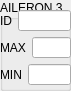
                        <widget class="QGroupBox" name="groupBox_13">
                            <property name="geometry">
                                <rect>
                                    <x>390</x>
                                    <y>10</y>
                                    <width>71</width>
                                    <height>91</height>
                                </rect>
                            </property>
                            <property name="autoFillBackground">
                                <bool>true</bool>
                            </property>
                            <property name="title">
                                <string>AILERON 3</string>
                            </property>
                            <widget class="QWidget" name="verticalLayoutWidget_14">
                                <property name="geometry">
                                    <rect>
                                        <x>0</x>
                                        <y>10</y>
                                        <width>71</width>
                                        <height>101</height>
                                    </rect>
                                </property>
                                <layout class="QVBoxLayout" name="verticalLayout_15">
                                    <item>
                                        <layout class="QHBoxLayout" name="horizontalLayout_54">
                                            <item>
                                                <widget class="QLabel" name="label_55">
                                                    <property name="text">
                                                        <string>ID</string>
                                                    </property>
                                                </widget>
                                            </item>
                                            <item>
                                                <widget class="QLineEdit" name="lineEdit_53"/>
                                            </item>
                                        </layout>
                                    </item>
                                    <item>
                                        <layout class="QHBoxLayout" name="horizontalLayout_55">
                                            <item>
                                                <widget class="QLabel" name="label_56">
                                                    <property name="text">
                                                        <string>MAX</string>
                                                    </property>
                                                </widget>
                                            </item>
                                            <item>
                                                <widget class="QLineEdit" name="lineEdit_54"/>
                                            </item>
                                        </layout>
                                    </item>
                                    <item>
                                        <layout class="QHBoxLayout" name="horizontalLayout_56">
                                            <item>
                                                <widget class="QLabel" name="label_57">
                                                    <property name="text">
                                                        <string>MIN</string>
                                                    </property>
                                                </widget>
                                            </item>
                                            <item>
                                                <widget class="QLineEdit" name="lineEdit_55"/>
                                            </item>
                                        </layout>
                                    </item>
                                    <item>
                                        <layout class="QHBoxLayout" name="horizontalLayout_57">
                                            <item>
                                                <widget class="QLabel" name="label_58">
                                                    <property name="text">
                                                        <string>DEF</string>
                                                    </property>
                                                </widget>
                                            </item>
                                            <item>
                                                <widget class="QLineEdit" name="lineEdit_56"/>
                                            </item>
                                        </layout>
                                    </item>
                                </layout>
                            </widget>
                        </widget>
